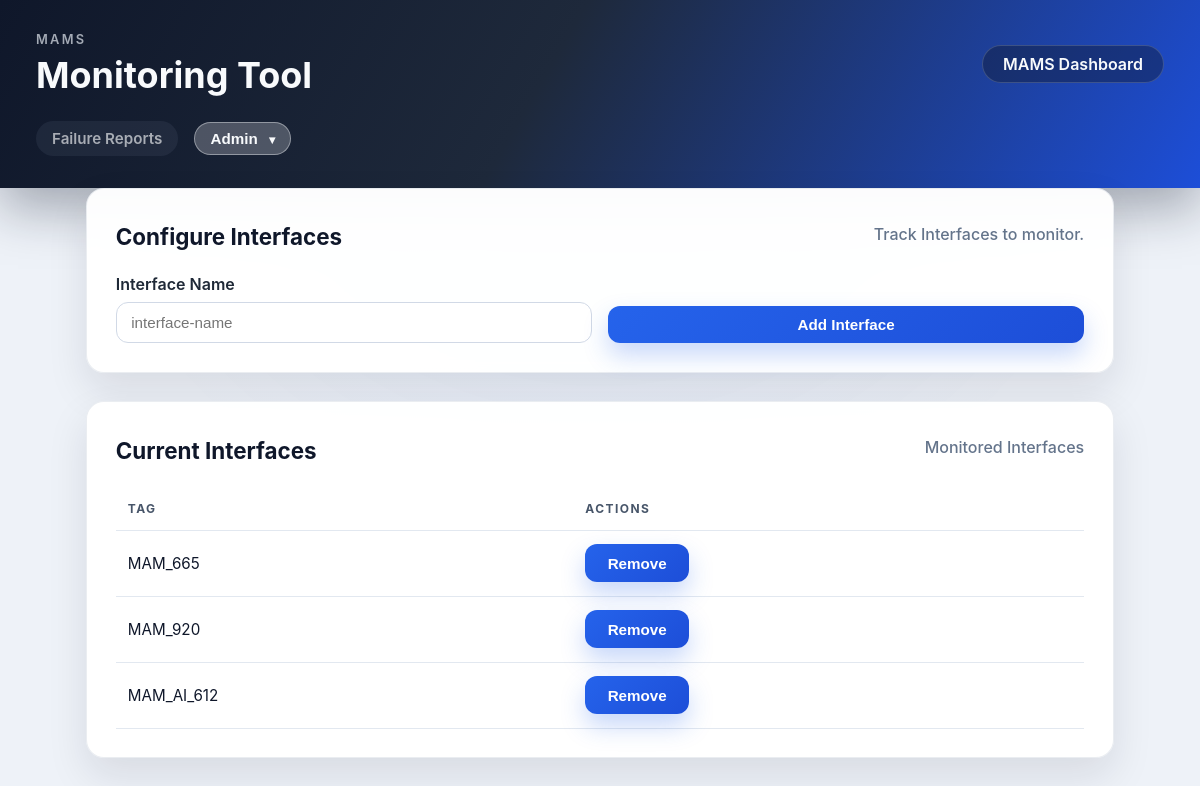
The page /configure on the database its author committed.
### tables this page shows
CREATE TABLE "processes" (
	"id"	INTEGER,
	"tag_name"	TEXT NOT NULL UNIQUE,
	"folder_path"	TEXT NOT NULL,
	"created_at"	TEXT NOT NULL DEFAULT (datetime('now')),
	"check_uc4_file"	INTEGER NOT NULL,
	PRIMARY KEY("id" AUTOINCREMENT)
);

### monitoring_tool/app.py (the view, shortened to what this page needs)
    @app.route("/configure", methods=["GET", "POST"])
    def configure():
        tags = process_service.list_tags()
        return render_template("configure.html", tags=tags)

### monitoring_tool/db.py (called while the page is built)
def get_connection() -> sqlite3.Connection:
    connection = sqlite3.connect(DB_PATH)
    connection.row_factory = sqlite3.Row
    return connection

def query_all(query: str, params: Iterable | None = None) -> list[sqlite3.Row]:
    with get_connection() as connection:
        cursor = connection.execute(query, params or [])
        return cursor.fetchall()

### monitoring_tool/services/process_service.py (called while the page is built)
def list_tags() -> list[str]:
    rows = db.query_all("SELECT tag_name FROM processes ORDER BY tag_name")
    return [row["tag_name"] for row in rows]

### monitoring_tool/templates/configure.html (shortened to what this page needs)
 {% extends "base.html" %}
 {% block content %}
 <section class="panel">
  <div class="panel-header">
    <div>
      <h2>Configure Interfaces</h2>
    </div>
    <span class="helper-text">Track Interfaces to monitor.</span>
  </div>
   <form method="post" class="form-grid">
     <label>
       Interface Name
       <input type="text" name="tag_name" placeholder="interface-name" required>
     </label>
    <button type="submit" class="button primary">Add Interface</button>
   </form>
 </section>
 <section class="panel">
  <div class="panel-header">
    <div>
      <h2>Current Interfaces</h2>
    </div>
    <span class="helper-text">Monitored Interfaces</span>
  </div>
   <table>
     <thead>
       <tr>
         <th>Tag</th>
         <th>Actions</th>
       </tr>
     </thead>
     <tbody>
      {% for tag in tags %}
      <tr>
          <td>{{ tag }}</td>
          <td>
          <form method="post" action="{{ url_for('delete_tag') }}">
            <button type="submit" class="button secondary">Remove</button>
          </form>
        </td>
         </tr>
       {% else %}
         <tr>
          <td colspan="2">No Interfaces configured.</td>
        </tr>
       {% endfor %}
     </tbody>
   </table>
 </section>
 {% endblock %}

### monitoring_tool/static/styles.css (style rules this page uses)
:root { color-scheme: light; font-family: "Inter", "Segoe UI", system-ui, sans-serif; background: #eef2f8; color: #0f172a; }
* { box-sizing: border-box; }
body { margin: 0; min-height: 100vh; background: radial-gradient(circle at top, rgba(37, 99, 235, 0.08), transparent 55%), #eef2f8; }
.panel { background: rgba(255, 255, 255, 0.96); border-radius: 18px; padding: 1.8rem; box-shadow: 0 18px 40px rgba(15, 23, 42, 0.1); border: 1px solid rgba(148, 163, 184, 0.2); backdrop-filter: blur(6px); }
.panel-header { display: flex; flex-wrap: wrap; justify-content: space-between; align-items: center; gap: 1rem; margin-bottom: 1.5rem; }
.panel-header h2 { margin: 0; font-size: 1.4rem; }
.helper-text { color: #64748b; font-weight: 500; }
.form-grid { display: grid; gap: 1rem; grid-template-columns: repeat(auto-fit, minmax(220px, 1fr)); align-items: end; }
.form-grid label { display: flex; flex-direction: column; gap: 0.5rem; font-weight: 600; color: #1f2937; }
input { padding: 0.7rem 0.9rem; border-radius: 12px; border: 1px solid #d1d9e6; font-size: 0.95rem; transition: border 0.2s ease, box-shadow 0.2s ease; }
.button, button { padding: 0.65rem 1.4rem; border-radius: 12px; border: none; font-weight: 600; cursor: pointer; font-size: 0.95rem; transition: transform 0.2s ease, box-shadow 0.2s ease; }
.button.primary, button.primary, button { background: linear-gradient(135deg, #2563eb, #1d4ed8); color: #ffffff; box-shadow: 0 12px 25px rgba(37, 99, 235, 0.25); }
table { width: 100%; border-collapse: collapse; font-size: 0.95rem; }
th, td { text-align: left; padding: 0.85rem 0.75rem; border-bottom: 1px solid #e2e8f0; }
th { color: #475569; text-transform: uppercase; font-size: 0.75rem; letter-spacing: 0.12em; }

### rows shown on the page
processes: tag_name "MAM_665"
processes: tag_name "MAM_920"
processes: tag_name "MAM_AI_612"
